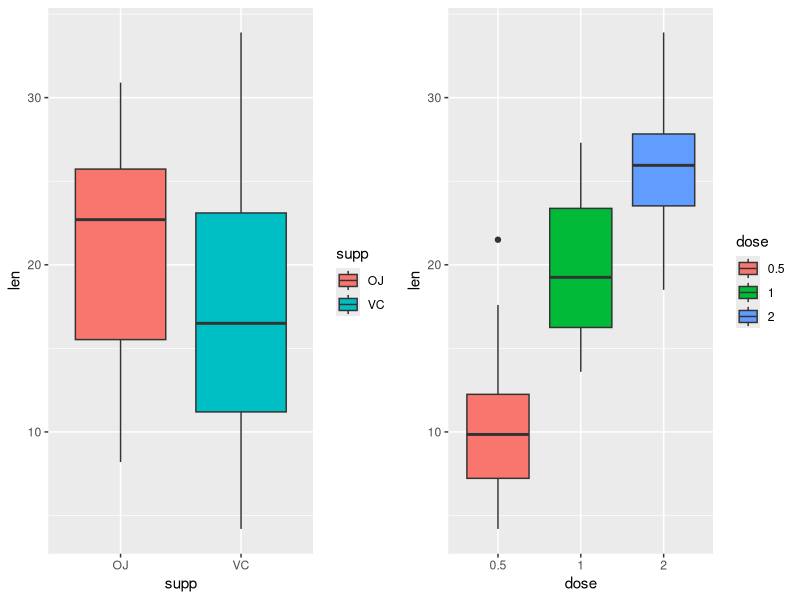

Here is the R script that generated this plot:
## ---- chunk 1
knitr::opts_chunk$set(echo = TRUE)
## ---- chunk 2
library(datasets)
data(ToothGrowth)
head(ToothGrowth)
str(ToothGrowth)

ToothGrowth$dose <- as.factor(ToothGrowth$dose) # convert dose to factor
## ---- chunk 3
library(ggplot2)
library(gridExtra)

summary(ToothGrowth)

with(ToothGrowth, table(supp, dose))

# basic boxplot
supp_plot = ggplot(ToothGrowth, aes(supp, len, fill = supp)) + geom_boxplot()
dose_plot = ggplot(ToothGrowth, aes(dose, len, fill = dose)) + geom_boxplot()
grid.arrange(supp_plot, dose_plot, ncol = 2)
## ---- chunk 4
t.test(len ~ supp, data=ToothGrowth)
## ---- chunk 5
tooth_dose_half_one <- subset(ToothGrowth, dose %in% c(0.5, 1.0))
tooth_dose_half_two  <- subset(ToothGrowth, dose %in% c(0.5, 2.0))
tooth_dose_one_two <- subset(ToothGrowth, dose %in% c(1.0, 2.0))

t.test(len ~ dose, data=tooth_dose_half_one)
t.test(len ~ dose, data=tooth_dose_half_two)
t.test(len ~ dose, data=tooth_dose_one_two)
## ---- chunk 6
tooth_dose_half <- subset(ToothGrowth, dose == 0.5)
tooth_dose_one <- subset(ToothGrowth, dose == 1.0)
tooth_dose_two <- subset(ToothGrowth, dose == 2.0)

t.test(len ~ supp, data=tooth_dose_half)
t.test(len ~ supp, data=tooth_dose_one)
t.test(len ~ supp, data=tooth_dose_two)
